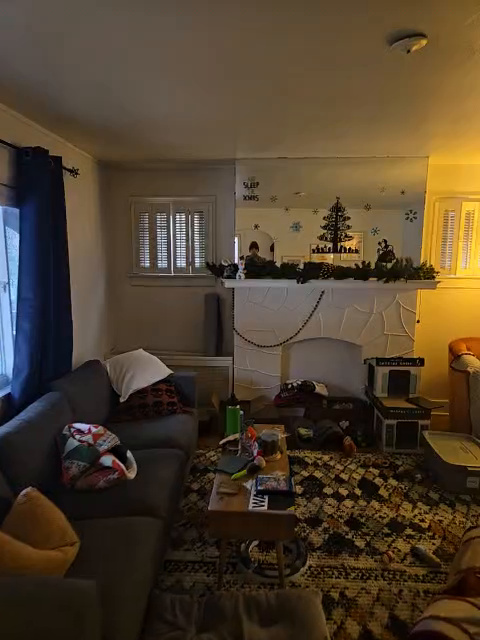
#> input picture frame 31 of examples/calib-from-video/VID_20251213_144323.mp4, 480 x 640 px
$ jupyter execute nb02-visual-odometry.ipynb   (shell and % lines are left out)
#> lines starting #> are read from the running program, lines starting #| are printed output that depends on the picture; pictures that were not available may be replaced by others from this repository, and a replacement may not be noted
With a calibrated (phone) camera and a video tour of my room, I should be able to estimate the camera's motion by doing feature detection between frames.

[cell 1]
import cv2 as cv
import matplotlib.pyplot as plt
import numpy as np

[cell 2]
cap = cv.VideoCapture('VID_20251213_144323.mp4')

[cell 3]
calib = np.load('phonecam_calib.npz')
#> (reads projects/05-stereo-disparity/phonecam_calib.npz from the repository)
K = calib['mtx']
dist = calib['dist']

[cell 4]
while True:
    ret, frame = cap.read()
#> frame is the input picture: shape (640, 480, 3); mean B, G, R 44.6, 63.8, 79.3
    if not ret:
        break

    undist = cv.undistort(frame, K, dist)
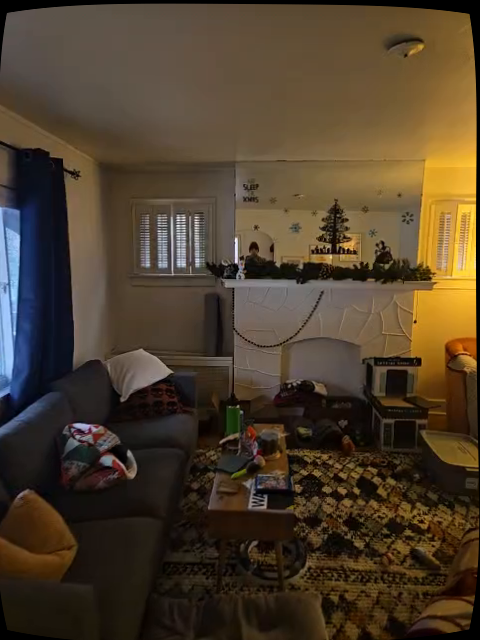
#> undist: shape (640, 480, 3); mean B, G, R 43.7, 62.3, 77.3
    cv.imshow('undistorted', undist)

    if cv.waitKey(1) == 27:
#> (key Esc is pressed here)
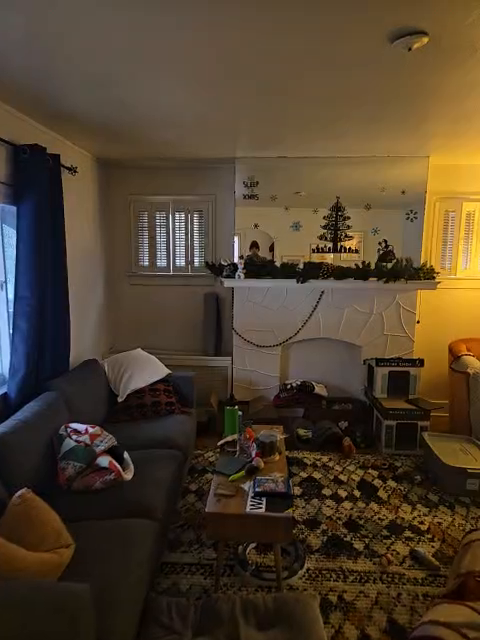
#> input picture frame 32 of examples/calib-from-video/VID_20251213_144323.mp4, 480 x 640 px
#> further down, frame2 is the input picture: shape (640, 480, 3); mean B, G, R 44.3, 63.5, 79.2
        break
cv.destroyAllWindows()

[cell 5]
cap = cv.VideoCapture('VID_20251210_143222.mp4')
ret, frame = cap.read()

# Next: recover pose between each pair of frames

[cell 6]
def spatial_nms(kp, matches, grid_size=20):
    """Perform simple non-maximal suppression on the matches.
    This prevents us from getting multiple matches representing
    very close pixel areas.
    """
    used_cells = set()
    filtered_matches = []

    for m in sorted(matches, key=lambda x: x.distance):
        x, y = map(int, kp[m.queryIdx].pt)
        cell = (x // grid_size, y // grid_size)
        if cell not in used_cells:
            filtered_matches.append(m)
            used_cells.add(cell)
    return filtered_matches

def detect_and_match(frame1, frame2):
    # Detect SIFT features
    sift = cv.SIFT_create()
    kp1, desc1 = sift.detectAndCompute(frame1, None)
#> kp1 = 1280 keypoints; strongest (x, y, size): (418, 321, 2), (236, 261, 2.2), (350, 248, 1.8), (236, 239, 2.5)
    kp2, desc2 = sift.detectAndCompute(frame2, None)
#> kp2 = 1367 keypoints; strongest (x, y, size): (236, 260, 3.3), (418, 322, 1.9), (236, 239, 2.9), (74, 425, 4.1)

    # Do FLANN matching
    index_params = dict(algorithm=1, trees=5)
    search_params = dict(checks=50)
    flann = cv.FlannBasedMatcher(index_params, search_params)
    matches = flann.knnMatch(desc1, desc2, k=2)
#> matches = 1280 matches

    pts1, pts2 = list(), list()
    # Filter points via Lowe's ratio test to remove unreliable matches
    thresh = 0.7
    good_matches = [m for (m,n) in matches if m.distance < thresh * n.distance]
#> good_matches = 919 matches

    # Filter via spatial NMS on good matches to remove redundant matches
    filtered_matches = spatial_nms(kp1, good_matches, grid_size=20)
#> the loop in spatial_nms, `for m in sorted(matches, key=lambda x: x.distance):` made 919 passes
#> (x, y, cell) on passes 1 to 3: (353, 266, (17, 13)), (361, 251, (18, 12)), (361, 251, (18, 12))
#> after the loop in spatial_nms, `for m in sorted(matches, key=lambda x: x.distance):`: filtered_matches = 272 matches; used_cells = 272 items
#> filtered_matches = 272 matches

    # Extract points from the filtered matches
    pts1 = np.float32([kp1[m.queryIdx].pt for m in filtered_matches])
#> pts1 = 272 pairs, first value 8.16 to 475.1, second value 35.36 to 628
    pts2 = np.float32([kp2[m.trainIdx].pt for m in filtered_matches])
#> pts2 = 272 pairs, first value 5.41 to 475.5, second value 33.24 to 633

    # print(f"Found {len(filtered_matches)} matches.")
    return pts1, pts2


def estimate_pose(frame1, frame2, cameraMatrix, distCoeffs):
    """Given two subsequent frames of a video, estimate the pose of the camera between the frames.
    This is done by feature detection and matching.
    """

    pts1, pts2 = detect_and_match(frame1, frame2)

    F, mask = cv.findFundamentalMat(
        points1=pts1,
        points2=pts2,
        method=cv.FM_RANSAC,
        ransacReprojThreshold=1.0,
        confidence=0.99,
    )
#> F = [[3.42e-06, 0.000677, -0.188], [-0.000675, 2.76e-06, 0.286], [0.184, -0.288, 1]]; mask = 272 values, max 1 at index 0, min 0 at index 209, mean 0.982

    E = cameraMatrix.T @ F @ cameraMatrix
#> E = [[0.707, 139.7, 11.04], [-139.2, 0.569, 56.02], [-11.49, -56.11, 0.0691]]

    # Recover the pose
    ret, _, R, t, mask = cv.recoverPose(
        points1=pts1.astype(np.float32),
        points2=pts2.astype(np.float32),
        cameraMatrix1=cameraMatrix,
        cameraMatrix2=cameraMatrix,
        distCoeffs1=distCoeffs,
        distCoeffs2=distCoeffs,
        E=E,
    )
#> ret = 2; R = [[1, -0.00473, 0.000407], [0.00473, 1, -0.00241], [-0.000396, 0.00242, 1]]; t = [-0.395, 0.294, -0.871]; mask = 272 values, max 1 at index 172, min 0 at index 0, mean 0.00735

    return (R,t)


# --- Main loop ---
cap = cv.VideoCapture('VID_20251213_144323.mp4')
ret, frame1 = cap.read()

poses = []

frames_processed = 0
# while frames_processed < 480:
while True:
    ret, frame2 = cap.read()
    if not ret:
        break   # end of video

    try:
        pose = estimate_pose(frame1, frame2, K, dist)
#> pose = ([[1, -0.00473, 0.000407], [0.00473, 1, -0.00241], [-0.000396, 0.00242, 1]], [-0.395, 0.294, -0.871])

        poses.append(pose)
    except:
        pass

    # Prep for next iteration
    frame1 = frame2
    ret, frame2 = cap.read()
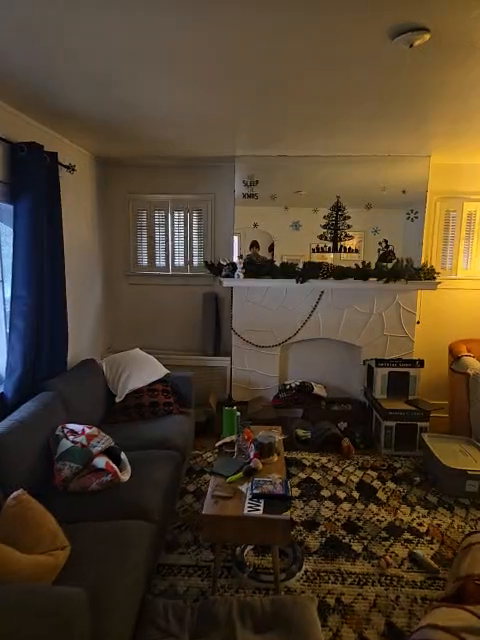
#> input picture frame 33 of examples/calib-from-video/VID_20251213_144323.mp4, 480 x 640 px
#> frame2 is the input picture: shape (640, 480, 3); mean B, G, R 44.1, 63.4, 78.9
    if not ret:
        break   # end of video

    frames_processed += 1

cap.release()
